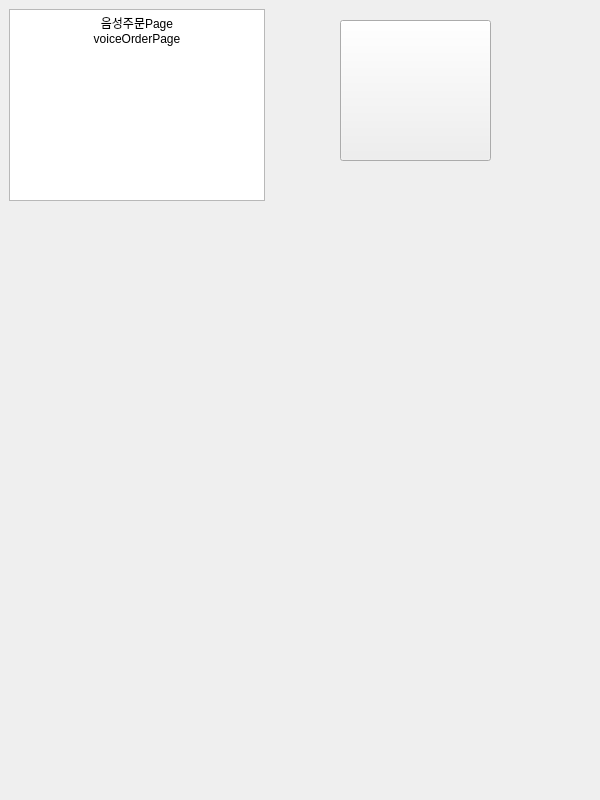
<?xml version="1.0" encoding="UTF-8"?>
<ui version="4.0">
 <class>MainWindow</class>
 <widget class="QMainWindow" name="MainWindow">
  <property name="geometry">
   <rect>
    <x>0</x>
    <y>0</y>
    <width>600</width>
    <height>800</height>
   </rect>
  </property>
  <property name="minimumSize">
   <size>
    <width>600</width>
    <height>800</height>
   </size>
  </property>
  <property name="windowTitle">
   <string>MainWindow</string>
  </property>
  <widget class="QWidget" name="centralwidget">
   <property name="sizePolicy">
    <sizepolicy hsizetype="Expanding" vsizetype="Expanding">
     <horstretch>0</horstretch>
     <verstretch>0</verstretch>
    </sizepolicy>
   </property>
   <layout class="QGridLayout" name="gridLayout_2">
    <property name="leftMargin">
     <number>0</number>
    </property>
    <property name="topMargin">
     <number>0</number>
    </property>
    <property name="rightMargin">
     <number>0</number>
    </property>
    <property name="bottomMargin">
     <number>0</number>
    </property>
    <item row="0" column="0">
     <layout class="QGridLayout" name="gridLayout">
      <item row="0" column="0">
       <widget class="QStackedWidget" name="mainPage">
        <property name="currentIndex">
         <number>3</number>
        </property>
        <widget class="QWidget" name="initPage">
         <layout class="QGridLayout" name="gridLayout_5">
          <property name="leftMargin">
           <number>0</number>
          </property>
          <property name="topMargin">
           <number>0</number>
          </property>
          <property name="rightMargin">
           <number>0</number>
          </property>
          <property name="bottomMargin">
           <number>0</number>
          </property>
          <item row="0" column="0">
           <widget class="QPushButton" name="btn_toSelectPage">
            <property name="sizePolicy">
             <sizepolicy hsizetype="Minimum" vsizetype="Minimum">
              <horstretch>0</horstretch>
              <verstretch>0</verstretch>
             </sizepolicy>
            </property>
            <property name="text">
             <string>시작하기</string>
            </property>
           </widget>
          </item>
         </layout>
        </widget>
        <widget class="QWidget" name="selectPage">
         <layout class="QGridLayout" name="gridLayout_4">
          <property name="leftMargin">
           <number>0</number>
          </property>
          <property name="topMargin">
           <number>0</number>
          </property>
          <property name="rightMargin">
           <number>0</number>
          </property>
          <property name="bottomMargin">
           <number>0</number>
          </property>
          <item row="0" column="0">
           <layout class="QVBoxLayout" name="verticalLayout">
            <item>
             <widget class="QPushButton" name="btn_toDefaultMenu">
              <property name="sizePolicy">
               <sizepolicy hsizetype="MinimumExpanding" vsizetype="MinimumExpanding">
                <horstretch>0</horstretch>
                <verstretch>0</verstretch>
               </sizepolicy>
              </property>
              <property name="text">
               <string>일반 주문</string>
              </property>
             </widget>
            </item>
            <item>
             <widget class="QPushButton" name="btn_toVoicePage">
              <property name="sizePolicy">
               <sizepolicy hsizetype="MinimumExpanding" vsizetype="MinimumExpanding">
                <horstretch>0</horstretch>
                <verstretch>0</verstretch>
               </sizepolicy>
              </property>
              <property name="text">
               <string>음성 주문</string>
              </property>
             </widget>
            </item>
           </layout>
          </item>
         </layout>
        </widget>
        <widget class="QWidget" name="defaultMenuPage">
         <layout class="QGridLayout" name="gridLayout_3">
          <property name="leftMargin">
           <number>0</number>
          </property>
          <property name="topMargin">
           <number>0</number>
          </property>
          <property name="rightMargin">
           <number>0</number>
          </property>
          <property name="bottomMargin">
           <number>0</number>
          </property>
          <item row="1" column="3">
           <layout class="QVBoxLayout" name="catalog_Layout">
            <item>
             <widget class="QPushButton" name="btn_catalog_1">
              <property name="sizePolicy">
               <sizepolicy hsizetype="Fixed" vsizetype="Fixed">
                <horstretch>0</horstretch>
                <verstretch>0</verstretch>
               </sizepolicy>
              </property>
              <property name="minimumSize">
               <size>
                <width>101</width>
                <height>101</height>
               </size>
              </property>
              <property name="text">
               <string>PushButton</string>
              </property>
             </widget>
            </item>
            <item>
             <widget class="QPushButton" name="btn_catalog_2">
              <property name="sizePolicy">
               <sizepolicy hsizetype="Fixed" vsizetype="Fixed">
                <horstretch>0</horstretch>
                <verstretch>0</verstretch>
               </sizepolicy>
              </property>
              <property name="minimumSize">
               <size>
                <width>101</width>
                <height>101</height>
               </size>
              </property>
              <property name="text">
               <string>PushButton</string>
              </property>
             </widget>
            </item>
            <item>
             <widget class="QPushButton" name="btn_catalog_3">
              <property name="sizePolicy">
               <sizepolicy hsizetype="Fixed" vsizetype="Fixed">
                <horstretch>0</horstretch>
                <verstretch>0</verstretch>
               </sizepolicy>
              </property>
              <property name="minimumSize">
               <size>
                <width>101</width>
                <height>101</height>
               </size>
              </property>
              <property name="text">
               <string>PushButton</string>
              </property>
             </widget>
            </item>
            <item>
             <widget class="QPushButton" name="btn_catalog_4">
              <property name="sizePolicy">
               <sizepolicy hsizetype="Fixed" vsizetype="Fixed">
                <horstretch>0</horstretch>
                <verstretch>0</verstretch>
               </sizepolicy>
              </property>
              <property name="minimumSize">
               <size>
                <width>101</width>
                <height>101</height>
               </size>
              </property>
              <property name="text">
               <string>PushButton</string>
              </property>
             </widget>
            </item>
            <item>
             <widget class="QPushButton" name="btn_catalog_5">
              <property name="sizePolicy">
               <sizepolicy hsizetype="Fixed" vsizetype="Fixed">
                <horstretch>0</horstretch>
                <verstretch>0</verstretch>
               </sizepolicy>
              </property>
              <property name="minimumSize">
               <size>
                <width>101</width>
                <height>101</height>
               </size>
              </property>
              <property name="text">
               <string>PushButton</string>
              </property>
             </widget>
            </item>
            <item>
             <widget class="QPushButton" name="btn_catalog_6">
              <property name="sizePolicy">
               <sizepolicy hsizetype="Fixed" vsizetype="Fixed">
                <horstretch>0</horstretch>
                <verstretch>0</verstretch>
               </sizepolicy>
              </property>
              <property name="minimumSize">
               <size>
                <width>101</width>
                <height>101</height>
               </size>
              </property>
              <property name="text">
               <string>PushButton</string>
              </property>
             </widget>
            </item>
            <item>
             <widget class="QPushButton" name="btn_catalog_7">
              <property name="sizePolicy">
               <sizepolicy hsizetype="Fixed" vsizetype="Fixed">
                <horstretch>0</horstretch>
                <verstretch>0</verstretch>
               </sizepolicy>
              </property>
              <property name="minimumSize">
               <size>
                <width>101</width>
                <height>101</height>
               </size>
              </property>
              <property name="text">
               <string>PushButton</string>
              </property>
             </widget>
            </item>
           </layout>
          </item>
          <item row="1" column="4">
           <layout class="QHBoxLayout" name="menu_Layout">
            <item>
             <widget class="QStackedWidget" name="menuPage">
              <widget class="QWidget" name="page_3"/>
              <widget class="QWidget" name="page_4"/>
             </widget>
            </item>
           </layout>
          </item>
          <item row="1" column="5">
           <layout class="QVBoxLayout" name="bill_Layout">
            <item>
             <widget class="QTextBrowser" name="cartArea">
              <property name="sizePolicy">
               <sizepolicy hsizetype="Fixed" vsizetype="MinimumExpanding">
                <horstretch>0</horstretch>
                <verstretch>0</verstretch>
               </sizepolicy>
              </property>
              <property name="minimumSize">
               <size>
                <width>101</width>
                <height>0</height>
               </size>
              </property>
             </widget>
            </item>
            <item>
             <widget class="QLCDNumber" name="lcd_Price">
              <property name="sizePolicy">
               <sizepolicy hsizetype="Fixed" vsizetype="Fixed">
                <horstretch>0</horstretch>
                <verstretch>0</verstretch>
               </sizepolicy>
              </property>
              <property name="minimumSize">
               <size>
                <width>101</width>
                <height>50</height>
               </size>
              </property>
             </widget>
            </item>
            <item>
             <widget class="QPushButton" name="btn_toOrderPage">
              <property name="sizePolicy">
               <sizepolicy hsizetype="Fixed" vsizetype="Fixed">
                <horstretch>0</horstretch>
                <verstretch>0</verstretch>
               </sizepolicy>
              </property>
              <property name="minimumSize">
               <size>
                <width>101</width>
                <height>50</height>
               </size>
              </property>
              <property name="text">
               <string>결제하기</string>
              </property>
             </widget>
            </item>
           </layout>
          </item>
          <item row="0" column="3" colspan="3">
           <layout class="QHBoxLayout" name="top_Layout">
            <item>
             <widget class="QPushButton" name="btn_toInitPage">
              <property name="sizePolicy">
               <sizepolicy hsizetype="Fixed" vsizetype="Fixed">
                <horstretch>0</horstretch>
                <verstretch>0</verstretch>
               </sizepolicy>
              </property>
              <property name="minimumSize">
               <size>
                <width>101</width>
                <height>101</height>
               </size>
              </property>
              <property name="text">
               <string>홈으로</string>
              </property>
             </widget>
            </item>
            <item>
             <widget class="QTextBrowser" name="logoArea">
              <property name="sizePolicy">
               <sizepolicy hsizetype="MinimumExpanding" vsizetype="Fixed">
                <horstretch>0</horstretch>
                <verstretch>0</verstretch>
               </sizepolicy>
              </property>
              <property name="minimumSize">
               <size>
                <width>101</width>
                <height>101</height>
               </size>
              </property>
              <property name="html">
               <string>&lt;!DOCTYPE HTML PUBLIC &quot;-//W3C//DTD HTML 4.0//EN&quot; &quot;http://www.w3.org/TR/REC-html40/strict.dtd&quot;&gt;
&lt;html&gt;&lt;head&gt;&lt;meta name=&quot;qrichtext&quot; content=&quot;1&quot; /&gt;&lt;style type=&quot;text/css&quot;&gt;
p, li { white-space: pre-wrap; }
&lt;/style&gt;&lt;/head&gt;&lt;body style=&quot; font-family:'Gulim'; font-size:9pt; font-weight:400; font-style:normal;&quot;&gt;
&lt;p align=&quot;center&quot; style=&quot;-qt-paragraph-type:empty; margin-top:0px; margin-bottom:0px; margin-left:0px; margin-right:0px; -qt-block-indent:0; text-indent:0px;&quot;&gt;&lt;br /&gt;&lt;/p&gt;
&lt;p align=&quot;center&quot; style=&quot; margin-top:0px; margin-bottom:0px; margin-left:0px; margin-right:0px; -qt-block-indent:0; text-indent:0px;&quot;&gt;&lt;span style=&quot; font-size:36pt;&quot;&gt;LOGOAREA&lt;/span&gt;&lt;/p&gt;&lt;/body&gt;&lt;/html&gt;</string>
              </property>
             </widget>
            </item>
            <item>
             <widget class="QLCDNumber" name="lcd_Timer">
              <property name="sizePolicy">
               <sizepolicy hsizetype="Fixed" vsizetype="Fixed">
                <horstretch>0</horstretch>
                <verstretch>0</verstretch>
               </sizepolicy>
              </property>
              <property name="minimumSize">
               <size>
                <width>101</width>
                <height>101</height>
               </size>
              </property>
             </widget>
            </item>
           </layout>
          </item>
         </layout>
        </widget>
        <widget class="QWidget" name="voiceOrderPage">
         <widget class="QTextBrowser" name="textBrowser">
          <property name="geometry">
           <rect>
            <x>9</x>
            <y>9</y>
            <width>256</width>
            <height>192</height>
           </rect>
          </property>
          <property name="html">
           <string>&lt;!DOCTYPE HTML PUBLIC &quot;-//W3C//DTD HTML 4.0//EN&quot; &quot;http://www.w3.org/TR/REC-html40/strict.dtd&quot;&gt;
&lt;html&gt;&lt;head&gt;&lt;meta name=&quot;qrichtext&quot; content=&quot;1&quot; /&gt;&lt;style type=&quot;text/css&quot;&gt;
p, li { white-space: pre-wrap; }
&lt;/style&gt;&lt;/head&gt;&lt;body style=&quot; font-family:'Gulim'; font-size:9pt; font-weight:400; font-style:normal;&quot;&gt;
&lt;p align=&quot;center&quot; style=&quot; margin-top:0px; margin-bottom:0px; margin-left:0px; margin-right:0px; -qt-block-indent:0; text-indent:0px;&quot;&gt;음성주문Page&lt;/p&gt;
&lt;p align=&quot;center&quot; style=&quot; margin-top:0px; margin-bottom:0px; margin-left:0px; margin-right:0px; -qt-block-indent:0; text-indent:0px;&quot;&gt;voiceOrderPage&lt;/p&gt;&lt;/body&gt;&lt;/html&gt;</string>
          </property>
         </widget>
         <widget class="QPushButton" name="pushButton_2">
          <property name="geometry">
           <rect>
            <x>340</x>
            <y>20</y>
            <width>151</width>
            <height>141</height>
           </rect>
          </property>
          <property name="text">
           <string/>
          </property>
         </widget>
        </widget>
       </widget>
      </item>
     </layout>
    </item>
   </layout>
  </widget>
 </widget>
 <resources/>
 <connections>
  <connection>
   <sender>btn_toSelectPage</sender>
   <signal>clicked()</signal>
   <receiver>MainWindow</receiver>
   <slot>btn_ToSelectPage()</slot>
   <hints>
    <hint type="sourcelabel">
     <x>91</x>
     <y>21</y>
    </hint>
    <hint type="destinationlabel">
     <x>618</x>
     <y>449</y>
    </hint>
   </hints>
  </connection>
  <connection>
   <sender>pushButton_2</sender>
   <signal>clicked()</signal>
   <receiver>MainWindow</receiver>
   <slot>btn_ToInitPage()</slot>
   <hints>
    <hint type="sourcelabel">
     <x>444</x>
     <y>125</y>
    </hint>
    <hint type="destinationlabel">
     <x>659</x>
     <y>163</y>
    </hint>
   </hints>
  </connection>
  <connection>
   <sender>btn_toInitPage</sender>
   <signal>clicked()</signal>
   <receiver>MainWindow</receiver>
   <slot>btn_ToInitPage()</slot>
   <hints>
    <hint type="sourcelabel">
     <x>68</x>
     <y>53</y>
    </hint>
    <hint type="destinationlabel">
     <x>-83</x>
     <y>46</y>
    </hint>
   </hints>
  </connection>
  <connection>
   <sender>btn_toOrderPage</sender>
   <signal>clicked()</signal>
   <receiver>MainWindow</receiver>
   <slot>btn_ToOrderPage()</slot>
   <hints>
    <hint type="sourcelabel">
     <x>547</x>
     <y>784</y>
    </hint>
    <hint type="destinationlabel">
     <x>769</x>
     <y>796</y>
    </hint>
   </hints>
  </connection>
  <connection>
   <sender>btn_toDefaultMenu</sender>
   <signal>clicked()</signal>
   <receiver>MainWindow</receiver>
   <slot>btn_ToDefaultMenuPage()</slot>
   <hints>
    <hint type="sourcelabel">
     <x>424</x>
     <y>247</y>
    </hint>
    <hint type="destinationlabel">
     <x>740</x>
     <y>280</y>
    </hint>
   </hints>
  </connection>
  <connection>
   <sender>btn_toVoicePage</sender>
   <signal>clicked()</signal>
   <receiver>MainWindow</receiver>
   <slot>btn_ToVoiceOrderPage()</slot>
   <hints>
    <hint type="sourcelabel">
     <x>462</x>
     <y>505</y>
    </hint>
    <hint type="destinationlabel">
     <x>721</x>
     <y>505</y>
    </hint>
   </hints>
  </connection>
 </connections>
 <slots>
  <slot>btn_ToSelectPage()</slot>
  <slot>btn_ToDefaultMenuPage()</slot>
  <slot>btn_ToVoiceOrderPage()</slot>
  <slot>btn_ToOrderPage()</slot>
  <slot>btn_ToInitPage()</slot>
 </slots>
</ui>
